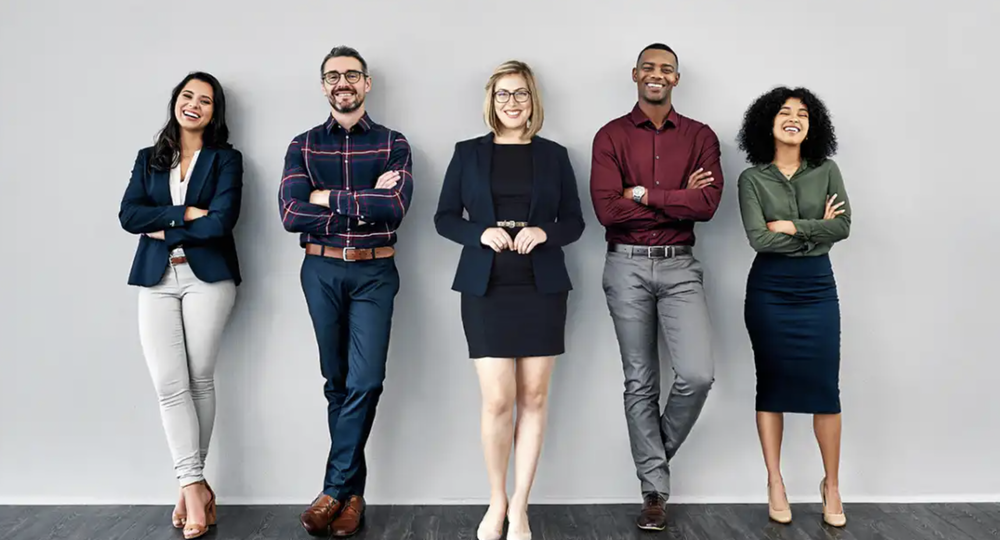
#> input picture images/test.png, 1000 x 540 px, shrunk from 2268 x 1224 before the run
$ python general_facial_recognition_haar.py
#> lines starting #> are read from the running program, lines starting #| are printed output that depends on the picture; after the words box and inside, x2 and y2 are one past the last pixel; in counts of white or black regions, pixels touching at a corner belong together

import cv2
from matplotlib import pyplot as plt

# Get Image
def getImage(path):
#> called with path = './images/test.png'
    img = cv2.imread(path)
#> img is the input picture: shape (540, 1000, 3); mean B, G, R 155.6, 153.5, 154.4
    img = cv2.cvtColor(img, cv2.COLOR_BGR2RGB)
    gray = cv2.cvtColor(img, cv2.COLOR_RGB2GRAY)
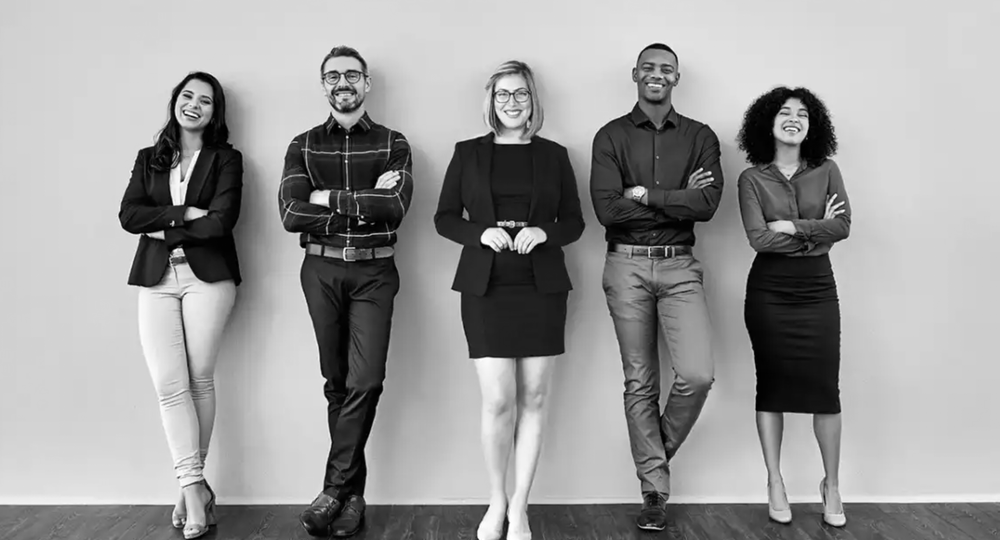
#> gray: shape (540, 1000); min 0, max 255, mean 154
    return img, gray

def drawBoxes(faces, img):
    for(x,y,w,h) in faces:
        img = cv2.rectangle(img, (x,y), (x+w,y+h), (0,0,0), -1)
        roi_colour = img[y:y+h, x:x+w]
    return img

def collectFaces(img, gray):
    # Make cascade and classify faces
    face_cascade = cv2.CascadeClassifier('haarcascade_frontalface_default.xml')
    return face_cascade.detectMultiScale(
        gray, scaleFactor=2.1, minNeighbors=5, minSize=(40, 40)
    )

# Main
path = "./images/test.png"
img, gray = getImage(path)
faces = collectFaces(img,gray)
#> faces = [[632, 48, 50, 50], [318, 57, 50, 50], [487, 74, 50, 50], [171, 79, 50, 50], [767, 94, 50, 50]]
censored_img = drawBoxes(faces, img)
#> the loop in drawBoxes, `for(x,y,w,h) in faces:` made 5 passes
#> (x, y) on passes 1 to 5: (632, 48), (318, 57), (487, 74), (171, 79), (767, 94)
#> pass 1, in drawBoxes, `img = cv2.rectangle(img, (x,y), (x+w,y+h), (0,0,0), -1)`:
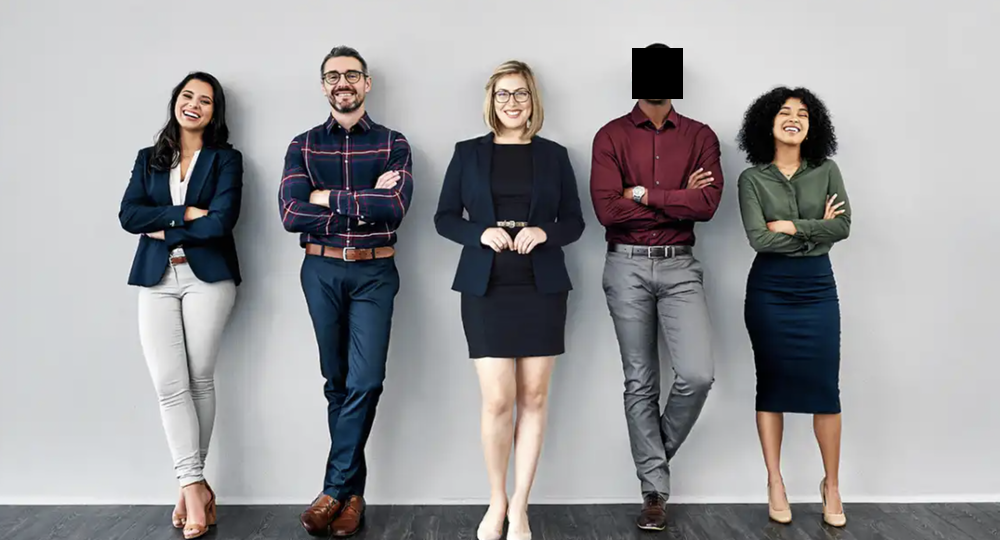
#> img: shape (540, 1000, 3); mean R, G, B 153.6, 152.9, 155
#> pass 2, in drawBoxes, `img = cv2.rectangle(img, (x,y), (x+w,y+h), (0,0,0), -1)`:
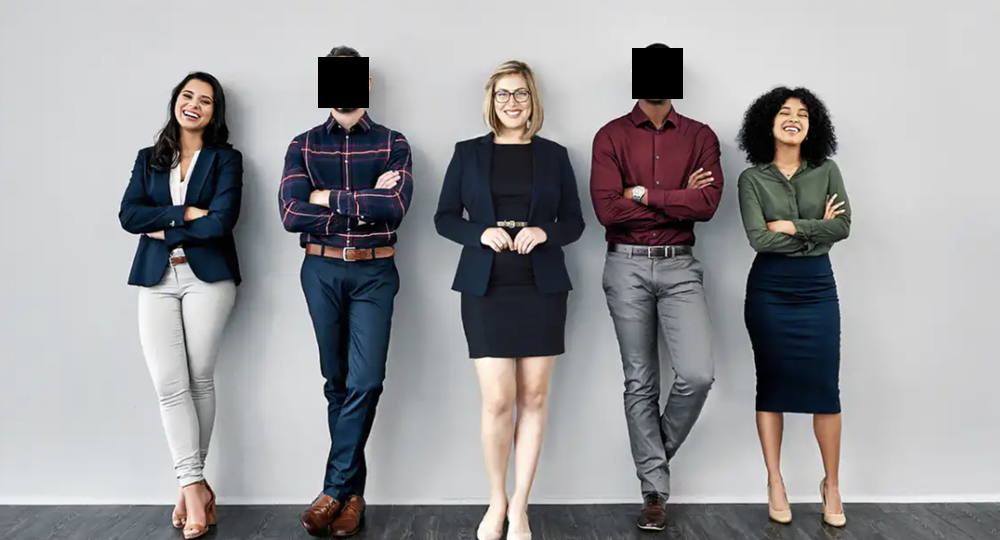
#> img: shape (540, 1000, 3); 0.48% of pixels changed, all inside (x1, y1, x2, y2) = (318, 57, 369, 108)
#> pass 3, in drawBoxes, `img = cv2.rectangle(img, (x,y), (x+w,y+h), (0,0,0), -1)`:
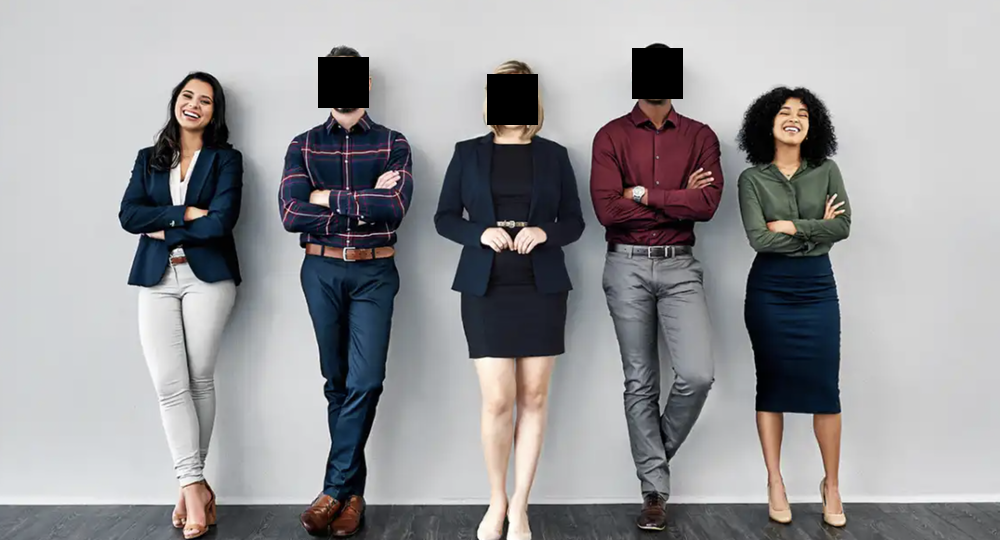
#> img: shape (540, 1000, 3); 0.48% of pixels changed, all inside (x1, y1, x2, y2) = (487, 74, 538, 125)
#> after the loop in drawBoxes, `for(x,y,w,h) in faces:`:
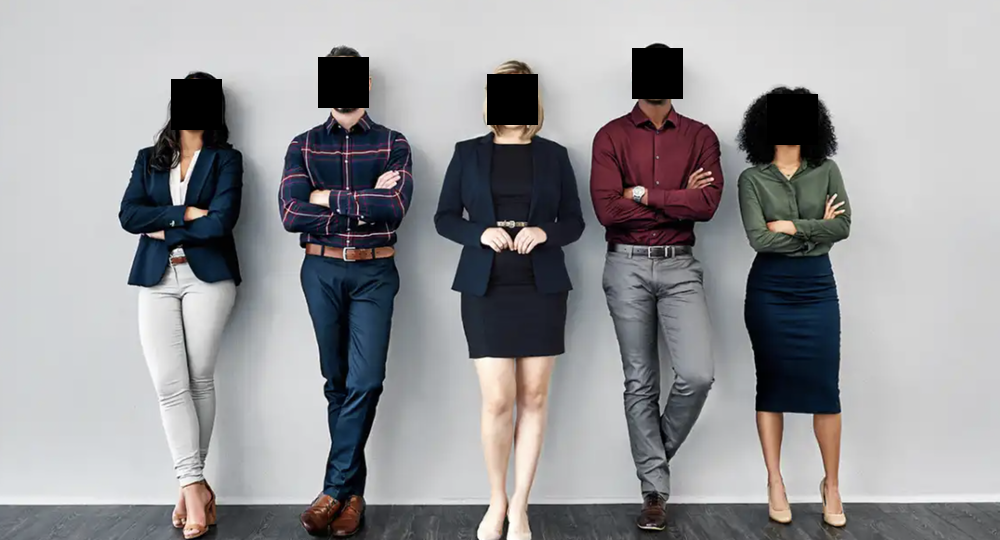
#> img: shape (540, 1000, 3); 0.96% of pixels changed, all inside (x1, y1, x2, y2) = (171, 79, 818, 145)
plt.imshow(img)
plt.show()
